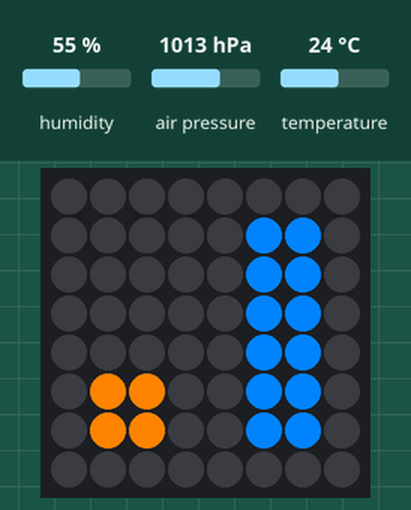
The program below on a simulated Raspberry Pi (BCM pin numbers) with a Sense HAT. On the bench: the Sense HAT's 8×8 RGB LED matrix. The inputs (shaded band) are chosen by the test bench; at power-on: humidity 55 %, air pressure 1013 hPa, temperature 24 °C. Web requests get an empty 200 reply after 0.4 s; the clock reads 2024-03-15 10:24:30 at power-on unless the program sets it.

Above: at 1.6 s.
1.7 s: humidity set to 22 %
At 3.0 s:
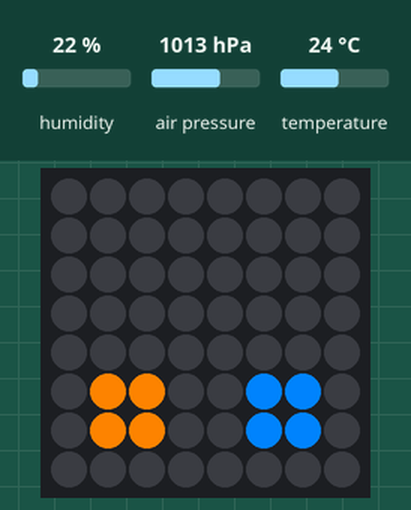
3.7 s: air pressure set to 1048 hPa
At 5.7 s:
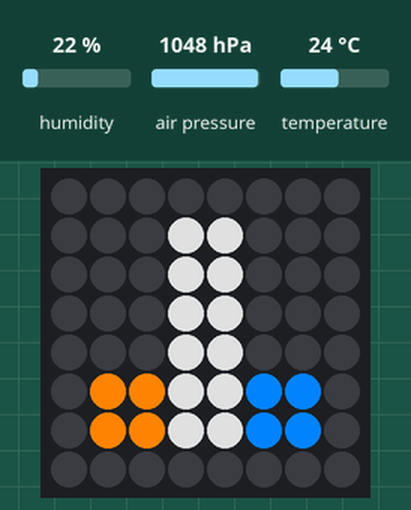
6.5 s: temperature set to 12 °C
At 8.3 s:
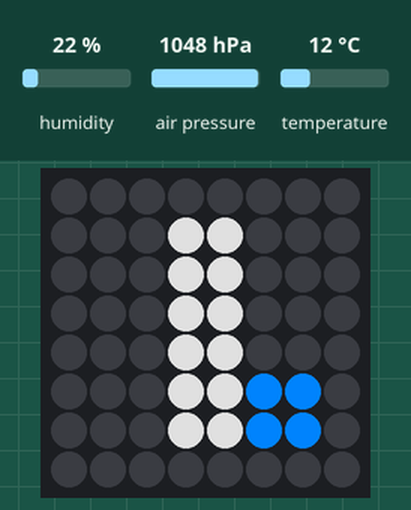
9.3 s: humidity set to 40 %
At 11.0 s:
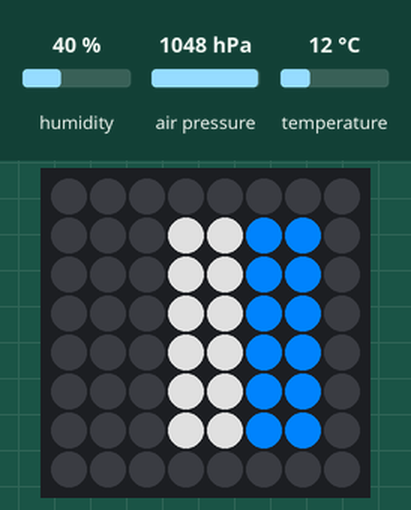
12.1 s: air pressure set to 952 hPa
At 14.6 s:
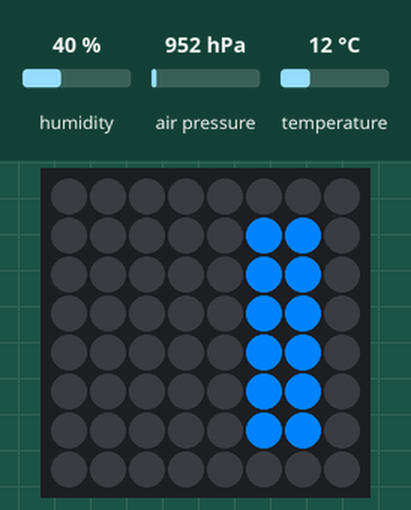
14.9 s: temperature set to 28 °C
At 17.6 s:
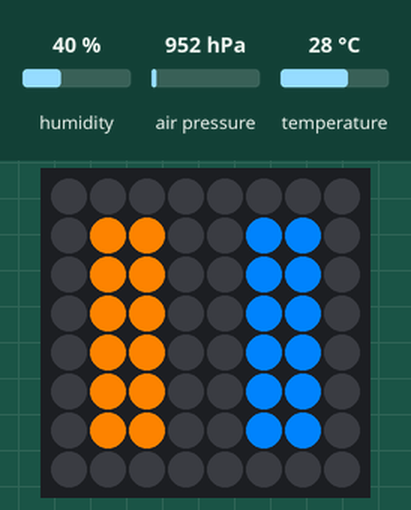
Timing chart, 0 to 18.8 s (numbered marks = the images above; inputs shaded):
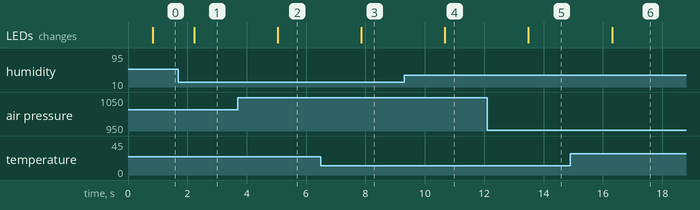

The program:

iot_sensor.py
```python
from sense_hat import SenseHat
from time import sleep
from random import randrange
from time import time
import requests

sense = SenseHat()

# The URL of the database server (github.com/pohjois-tapiolan-lukio/iot-server)
iot_server_url = "http://iot.olarinlukio.fi:5000"
# The name of the db this script will create and store information in
db_name = "testdemo"

# Maps a value (temperature in celsius) to the amount of lit up pixels (0-6)
def map_to_leds(value, start, end):
    return int(max(0, min(1, (value - start) / (end - start))) * 6)

# Displays a value in a histogram at stat_position
#
# stat_position is 0-2, decides the horizontal position of the visualization (left-to-right)
# range_start and range_end define the stat's desired min and max values
# r, g and b decide the stat visualization's color
def display_stat(stat_position, value, range_start, range_end, r, g, b):
    global sense
    value = map_to_leds(value, range_start, range_end)
    for y in range(7 - value, 7):
        sense.set_pixel(1 + stat_position * 2, y, r, g, b)
        sense.set_pixel(2 + stat_position * 2, y, r, g, b)

# Initialize the database that the data will be stored in
def init_db():
    requests.get("{:s}/database/{:s}/create/time;temperature;pressure;humidity".format(iot_server_url, db_name))

# Send a data point to the database
def send_data(time, temp, pressure, humidity):
    requests.get("{:s}/database/{:s}/insert/{:f};{:f};{:f};{:f}".format(iot_server_url, db_name, time, temp, pressure, humidity))


init_db()
while True:
    # Poll the sensors
    temp = sense.get_temperature()
    pressure = sense.get_pressure()
    humidity = sense.get_humidity()
    # Send the data
    send_data(time(), temp, pressure, humidity)
    # Display the values
    sense.clear()
    display_stat(0, temp, 22, 28, 255, 128, 0)
    display_stat(1, pressure, 1033, 1035, 160, 160, 160)
    display_stat(2, humidity, 17, 28, 0, 128, 255)
    sleep(1)
```

Measured:
- after the input at 1.7 s, the LEDs: change after 0.53 s (image 1)
- after the input at 3.7 s, the LEDs: change after 1.3 s (image 2)
- after the input at 6.5 s, the LEDs: change after 1.4 s (image 3)
- after the input at 9.3 s, the LEDs: change after 1.4 s (image 4)
- after the input at 12.1 s, the LEDs: change after 1.4 s (image 5)
- after the input at 14.9 s, the LEDs: change after 1.4 s (image 6)
